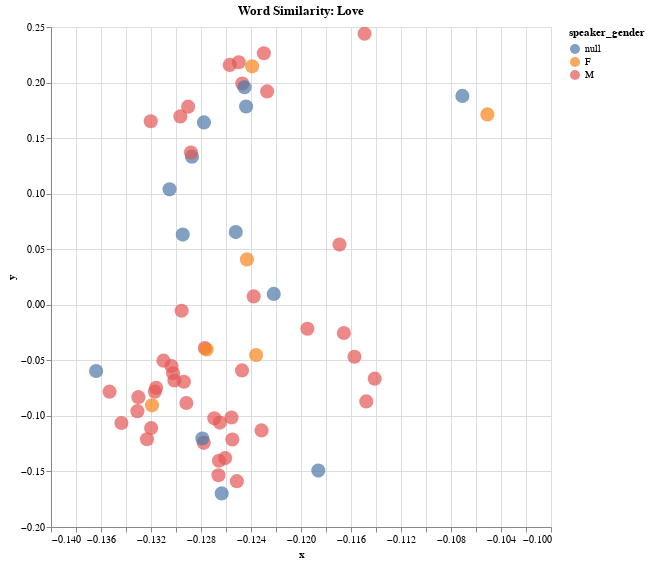

The code cell stored with this chart in its notebook:
### Code cell
alt.Chart(df_2,title="Word Similarity: Love").mark_circle(size=200).encode(
    alt.X('x',
        scale=alt.Scale(zero=False)
    ), y="y", color= 'speaker_gender',
    # If you click a point, take you to the URL link 
    # The categories that show up in the hover tooltip
    tooltip=['title', 'speaker_gender', 'speaker', 'act', 'context']
    ).interactive().properties(
    width=500,
    height=500
)

### Figure 1 — Vega-Lite specification as saved in the notebook (floating-point values rounded to 4 significant figures)
{"config": {"view": {"continuousWidth": 400, "continuousHeight": 300}}, "data": {"name": "data-da98e645b9b92bf70063a1c16557dc41"}, "mark": {"type": "circle", "size": 200}, "encoding": {"color": {"field": "speaker_gender", "type": "nominal"}, "tooltip": [{"field": "title", "type": "nominal"}, {"field": "speaker_gender", "type": "nominal"}, {"field": "speaker", "type": "nominal"}, {"field": "act", "type": "nominal"}, {"field": "context", "type": "nominal"}], "x": {"field": "x", "scale": {"zero": false}, "type": "quantitative"}, "y": {"field": "y", "type": "quantitative"}}, "height": 500, "selection": {"selector012": {"type": "interval", "bind": "scales", "encodings": ["x", "y"]}}, "title": "Word Similarity: Love", "width": 500, "$schema": "https://vega.github.io/schema/vega-lite/v4.17.0.json", "datasets": {"data-da98e645b9b92bf70063a1c16557dc41": [{"x": -0.1331, "y": -0.09572, "context": "tell him from me, as he will win my **love**, he bear himself with honorable action, such as", "tokens": "tell him from me , as he will win my love , he bear himself with honorable action , such as", "title": "The Taming of the Shrew", "speaker_gender": "M", "speaker": "Lord", "act": "induction"}, {"x": -0.1251, "y": -0.1587, "context": "humble wife may show her duty and make known her **love** and then with kind embracements, tempting kisses,", "tokens": "humble wife may show her duty and make known her love and then with kind embrace ##ments , tempting kisses ,", "title": "The Taming of the Shrew", "speaker_gender": "M", "speaker": "Lord", "act": "induction"}, {"x": -0.1287, "y": 0.1333, "context": "studded all with gold and pearl dost thou **love** hawking thou hast hawks will soar above", "tokens": "stud ##ded all with gold and pearl dos ##t thou love hawk ##ing thou has ##t hawks will so ##ar above", "title": null, "speaker_gender": null, "speaker": null, "act": null}, {"x": -0.1295, "y": 0.06314, "context": "fleeter than the roe servingman dost thou **love** pictures we will fetch thee straight adonis painted by", "tokens": "fleet ##er than the roe serving ##man dos ##t thou love pictures we will fetch thee straight ad ##onis painted by", "title": null, "speaker_gender": null, "speaker": null, "act": null}, {"x": -0.1247, "y": -0.05905, "context": "of great italy, and by my father ’ s **love** and leave am armed with his goodwill and thy good", "tokens": "of great italy , and by my father ’ s love and leave am armed with his goodwill and thy good", "title": "The Taming of the Shrew", "speaker_gender": "M", "speaker": "Lucentio", "act": "1"}, {"x": -0.1227, "y": 0.1921, "context": "a husband for the elder if either of you both **love** katherine, because i know you well and **love** you", "tokens": "a husband for the elder if either of you both love katherine , because i know you well and love you", "title": "The Taming of the Shrew", "speaker_gender": "M", "speaker": "Baptista", "act": "1"}, {"x": -0.1247, "y": 0.1991, "context": "both **love** katherine, because i know you well and **love** you well, leave shall you have to court her", "tokens": "both love katherine , because i know you well and love you well , leave shall you have to court her", "title": "The Taming of the Shrew", "speaker_gender": "M", "speaker": "Baptista", "act": "1"}, {"x": -0.1297, "y": 0.1695, "context": "lease thee, good bianca, for i will **love** thee ne ’ er the less, my girl,", "tokens": "##lea ##se thee , good bianca , for i will love thee ne ’ er the less , my girl ,", "title": "The Taming of the Shrew", "speaker_gender": "M", "speaker": "Baptista", "act": "1"}, {"x": -0.133, "y": -0.08313, "context": "good here ’ s none will hold you — their **love** is not so great, hortensio,", "tokens": "good here ’ s none will hold you — their love is not so great , ho ##rte ##ns ##io ,", "title": "The Taming of the Shrew", "speaker_gender": "M", "speaker": "Gremio", "act": "1"}, {"x": -0.1294, "y": -0.06931, "context": "’ s dough on both sides farewell yet for the **love** i bear my sweet bianca, if i can by", "tokens": "’ s dough on both sides farewell yet for the love i bear my sweet bianca , if i can by", "title": "The Taming of the Shrew", "speaker_gender": "M", "speaker": "Gremio", "act": "1"}, {"x": -0.1266, "y": -0.1404, "context": "fair mistress and be happy rivals in bianca ’ s **love** ) to labor and effect one thing specially what ’", "tokens": "fair mistress and be happy rivals in bianca ’ s love ) to labor and effect one thing specially what ’", "title": "The Taming of the Shrew", "speaker_gender": "M", "speaker": "Hortensio", "act": "1"}, {"x": -0.1302, "y": -0.06163, "context": ", sir, tell me, is it possible that **love** should of a sudden take such hold o tranio", "tokens": ", sir , tell me , is it possible that love should of a sudden take such hold o tran ##io", "title": "The Taming of the Shrew", "speaker_gender": "M", "speaker": "Tranio", "act": "1"}, {"x": -0.1301, "y": -0.06812, "context": "i stood looking on, i found the effect of **love**-in-idleness, and now in plain", "tokens": "i stood looking on , i found the effect of love - in - idle ##ness , and now in plain", "title": "The Taming of the Shrew", "speaker_gender": "M", "speaker": "Lucentio", "act": "1"}, {"x": -0.1277, "y": -0.03898, "context": "you now affection is not rated from the heart if **love** have touched you, naught remains but so:", "tokens": "you now affection is not rated from the heart if love have touched you , na ##ught remains but so :", "title": "The Taming of the Shrew", "speaker_gender": "M", "speaker": "Tranio", "act": "1"}, {"x": -0.123, "y": 0.2264, "context": "trance — i pray, awake, sir if you **love** the maid, bend thoughts and wits to achieve her", "tokens": "trance — i pray , awake , sir if you love the maid , bend thoughts and wits to achieve her", "title": "The Taming of the Shrew", "speaker_gender": "M", "speaker": "Tranio", "act": "1"}, {"x": -0.1269, "y": -0.1022, "context": "father rid his hands of her, master, your **love** must live a maid at home, and therefore has", "tokens": "father rid his hands of her , master , your love must live a maid at home , and therefore has", "title": "The Taming of the Shrew", "speaker_gender": "M", "speaker": "Tranio", "act": "1"}, {"x": -0.1245, "y": 0.1958, "context": "to be lucentio, because so well i **love** lucentio tranio, be so, because", "tokens": "to be luce ##nti ##o , because so well i love luce ##nti ##o tran ##io , be so , because", "title": null, "speaker_gender": null, "speaker": null, "act": null}, {"x": -0.1255, "y": -0.1212, "context": "she as foul as was florentius ’ **love**, as old as sibyl, and as", "tokens": "she as foul as was fl ##ore ##nti ##us ’ love , as old as si ##by ##l , and as", "title": "The Taming of the Shrew", "speaker_gender": "M", "speaker": "Petruchio", "act": "2"}, {"x": -0.1278, "y": -0.1243, "context": "more, suitors to her and rivals in my **love**, supposing it a thing impossible, for", "tokens": "more , suit ##ors to her and rivals in my love , su ##pp ##osing it a thing impossible , for", "title": "The Taming of the Shrew", "speaker_gender": "M", "speaker": "Hortensio", "act": "2"}, {"x": -0.1157, "y": -0.04673, "context": "device at least, have leave and leisure to make **love** to her and unsuspected court her by", "tokens": "device at least , have leave and leisure to make love to her and un ##sus ##pe ##cted court her by", "title": "The Taming of the Shrew", "speaker_gender": "M", "speaker": "Hortensio", "act": "2"}, {"x": -0.1266, "y": -0.1534, "context": "grumio, it is the rival of my **love** petruchio, stand by awhile petruchio", "tokens": "gr ##umi ##o , it is the rival of my love pet ##ru ##chio , stand by awhile pet ##ru ##chio", "title": "The Taming of the Shrew", "speaker_gender": "M", "speaker": "Hortensio", "act": "2"}, {"x": -0.1232, "y": -0.113, "context": "ll have them very fairly bound, all books of **love** see that at any hand, and see you read", "tokens": "ll have them very fairly bound , all books of love see that at any hand , and see you read", "title": "The Taming of the Shrew", "speaker_gender": "M", "speaker": "Gremio", "act": "2"}, {"x": -0.1261, "y": -0.138, "context": "o, ’ tis now no time to vent our **love** listen to me, and if you speak me fair", "tokens": "##o , ’ tis now no time to vent our love listen to me , and if you speak me fair", "title": "The Taming of the Shrew", "speaker_gender": "M", "speaker": "Hortensio", "act": "2"}, {"x": -0.1244, "y": 0.1784, "context": "hand, i pray, as lucentio i **love** no chiders, sir biondello, let", "tokens": "hand , i pray , as luce ##nti ##o i love no chi ##ders , sir bio ##nde ##llo , let", "title": null, "speaker_gender": null, "speaker": null, "act": null}, {"x": -0.1141, "y": -0.06651, "context": "’ ll know: that she ’ s the choice **love** of signior gremio that she ’ s", "tokens": "’ ll know : that she ’ s the choice love of sign ##ior gr ##emi ##o that she ’ s", "title": "The Taming of the Shrew", "speaker_gender": "M", "speaker": "Baptista", "act": "2"}, {"x": -0.1236, "y": -0.04524, "context": "dance barefoot on her wedding day and, for your **love** to her, lead apes in hell talk not to", "tokens": "dance barefoot on her wedding day and , for your love to her , lead apes in hell talk not to", "title": "The Taming of the Shrew", "speaker_gender": "F", "speaker": "Katherine", "act": "1"}, {"x": -0.1256, "y": -0.1015, "context": "tell me, if i get your daughter ’ s **love**, what dowry shall i have with her to wife", "tokens": "tell me , if i get your daughter ’ s love , what dowry shall i have with her to wife", "title": "The Taming of the Shrew", "speaker_gender": "M", "speaker": "Petruchio", "act": "1"}, {"x": -0.1344, "y": -0.1064, "context": "special thing is well obtained, that is, her **love**, for that is all in all why, that", "tokens": "special thing is well obtained , that is , her love , for that is all in all why , that", "title": "The Taming of the Shrew", "speaker_gender": "M", "speaker": "Baptista", "act": "1"}, {"x": -0.125, "y": 0.2182, "context": "world, it is a lusty wench i **love** her ten times more than ere i did o", "tokens": "world , it is a lust ##y wen ##ch i love her ten times more than er ##e i did o", "title": "The Taming of the Shrew", "speaker_gender": "M", "speaker": "Petruchio", "act": "1"}, {"x": -0.1186, "y": -0.1492, "context": "that in a twink she won me to her **love** o, you are novices ’ tis a world", "tokens": "that in a twin ##k she won me to her love o , you are novice ##s ’ tis a world", "title": null, "speaker_gender": null, "speaker": null, "act": null}, {"x": -0.1288, "y": 0.1371, "context": ", as lucentio and i am one that **love** bianca more than words can witness or your thoughts can", "tokens": ", as luce ##nti ##o and i am one that love bianca more than words can witness or your thoughts can", "title": "The Taming of the Shrew", "speaker_gender": "M", "speaker": "Tranio", "act": "1"}, {"x": -0.1305, "y": 0.1039, "context": "lucentio youngling, thou canst not **love** so dear as i, as lucentio gray", "tokens": "luce ##nti ##o young ##ling , thou cans ##t not love so dear as i , as luce ##nti ##o gray", "title": null, "speaker_gender": null, "speaker": null, "act": null}, {"x": -0.1364, "y": -0.0596, "context": ", as lucentio graybeard, thy **love** doth freeze, as lucentio but thin", "tokens": ", as luce ##nti ##o gray ##be ##ard , thy love dot ##h freeze , as luce ##nti ##o but thin", "title": null, "speaker_gender": null, "speaker": null, "act": null}, {"x": -0.1263, "y": -0.1698, "context": "daughter greatest dower shall have my bianca ’ s **love** say, signior gremio, what can", "tokens": "daughter greatest dow ##er shall have my bianca ’ s love say , sign ##ior gr ##emi ##o , what can", "title": null, "speaker_gender": null, "speaker": null, "act": null}, {"x": -0.132, "y": -0.1109, "context": "geia tellus, disguised thus to get your **love**, hic steterat, and that luce", "tokens": "##ge ##ia tell ##us , disguised thus to get your love , hi ##c ste ##tera ##t , and that luce", "title": "The Taming of the Shrew", "speaker_gender": "M", "speaker": "Lucentio", "act": "1"}, {"x": -0.1323, "y": -0.1211, "context": "for my life the knave doth court my **love** pedascule, i ’ ll watch you better", "tokens": "for my life the kn ##ave dot ##h court my love pe ##das ##cule , i ’ ll watch you better", "title": "The Taming of the Shrew", "speaker_gender": "M", "speaker": "Hortensio", "act": "1"}, {"x": -0.1148, "y": -0.087, "context": "methinks he looks as though he were in **love** yet if thy thoughts, bianca, be so humble", "tokens": "met ##hin ##ks he looks as though he were in love yet if thy thoughts , bianca , be so humble", "title": "The Taming of the Shrew", "speaker_gender": "M", "speaker": "Hortensio", "act": "1"}, {"x": -0.1169, "y": 0.05414, "context": "and lucentio exit but, sir, to **love** concerneth us to add her father ’ s liking", "tokens": "and luce ##nti ##o exit but , sir , to love concern ##eth us to add her father ’ s liking", "title": "The Taming of the Shrew", "speaker_gender": "M", "speaker": "Tranio", "act": "2"}, {"x": -0.1149, "y": 0.2439, "context": "treat me how you can now, if you **love** me, stay grumio, my horse a", "tokens": "##tre ##at me how you can now , if you love me , stay gr ##umi ##o , my horse a", "title": "The Taming of the Shrew", "speaker_gender": "M", "speaker": "Hortensio", "act": "2"}, {"x": -0.1278, "y": 0.1641, "context": "from the dresser and serve it thus to me that **love** it not there, take it to you, trench", "tokens": "from the dresser and serve it thus to me that love it not there , take it to you , trench", "title": null, "speaker_gender": null, "speaker": null, "act": null}, {"x": -0.1222, "y": 0.009787, "context": "i read that i profess, the art to **love**, as cambio and may you prove, sir", "tokens": "i read that i prof ##ess , the art to love , as cam ##bio and may you prove , sir", "title": null, "speaker_gender": null, "speaker": null, "act": null}, {"x": -0.1353, "y": -0.07818, "context": "litio, as lucentio o despiteful **love**, unconstant womankind i tell thee", "tokens": "lit ##io , as luce ##nti ##o o despite ##ful love , un ##con ##stan ##t woman ##kind i tell thee", "title": "The Taming of the Shrew", "speaker_gender": "M", "speaker": "Tranio", "act": "2"}, {"x": -0.1279, "y": -0.1203, "context": "so contented, forswear bianca and her **love** forever, as lucentio see how they kiss", "tokens": "so content ##ed , for ##sw ##ear bianca and her love forever , as luce ##nti ##o see how they kiss", "title": null, "speaker_gender": null, "speaker": null, "act": null}, {"x": -0.1317, "y": -0.07821, "context": "not their beauteous looks, shall win my **love**, and so i take my leave, in resolution", "tokens": "not their beau ##te ##ous looks , shall win my love , and so i take my leave , in resolution", "title": "The Taming of the Shrew", "speaker_gender": "M", "speaker": "Baptista", "act": "1"}, {"x": -0.131, "y": -0.05028, "context": "i have ta ’ en you napping, gentle **love**, and have forsworn you with horte", "tokens": "i have ta ’ en you nap ##ping , gentle love , and have for ##sw ##orn you with ho ##rte", "title": "The Taming of the Shrew", "speaker_gender": "M", "speaker": "Hortensio", "act": "2"}, {"x": -0.1316, "y": -0.07476, "context": "if he were the right vincentio take in your **love**, and then let me alone lucentio and", "tokens": "if he were the right vincent ##io take in your love , and then let me alone luce ##nti ##o and", "title": "The Taming of the Shrew", "speaker_gender": "M", "speaker": "Tranio", "act": "2"}, {"x": -0.1319, "y": -0.09053, "context": "these wants, he does it under name of perfect **love**, as who should say, if i should sleep", "tokens": "these wants , he does it under name of perfect love , as who should say , if i should sleep", "title": "The Taming of the Shrew", "speaker_gender": "F", "speaker": "Katherine", "act": "3"}, {"x": -0.1071, "y": 0.188, "context": "piece of beef and mustard a dish that i do **love** to feed upon ay, but the mustard is", "tokens": "piece of beef and mustard a dish that i do love to feed upon a ##y , but the mustard is", "title": null, "speaker_gender": null, "speaker": null, "act": null}, {"x": -0.1238, "y": 0.007532, "context": "uck up thy spirits look cheerfully upon me here, **love**, thou seest how diligent i am", "tokens": "##uck up thy spirits look cheerfully upon me here , love , thou sees ##t how dil ##igen ##t i am", "title": "The Taming of the Shrew", "speaker_gender": "M", "speaker": "Petruchio", "act": "3"}, {"x": -0.1166, "y": -0.0254, "context": "nsio prepare to eat and now, my honey **love**, will we return unto thy father ’ s house", "tokens": "##ns ##io prepare to eat and now , my honey love , will we return unto thy father ’ s house", "title": "The Taming of the Shrew", "speaker_gender": "M", "speaker": "Petruchio", "act": "3"}, {"x": -0.1257, "y": 0.2159, "context": "a bauble, a silken pie i **love** thee well in that thou lik ’ st it", "tokens": "a ba ##ub ##le , a silk ##en pie i love thee well in that thou li ##k ’ st it", "title": "The Taming of the Shrew", "speaker_gender": "M", "speaker": "Petruchio", "act": "3"}, {"x": -0.1051, "y": 0.1713, "context": "well in that thou lik ’ st it not **love** me, or **love** me not, i like the", "tokens": "well in that thou li ##k ’ st it not love me , or love me not , i like the", "title": "The Taming of the Shrew", "speaker_gender": "F", "speaker": "Katherine", "act": "3"}, {"x": -0.1239, "y": 0.2146, "context": "lik ’ st it not **love** me, or **love** me not, i like the cap, and it", "tokens": "li ##k ’ st it not love me , or love me not , i like the cap , and it", "title": "The Taming of the Shrew", "speaker_gender": "F", "speaker": "Katherine", "act": "3"}, {"x": -0.1292, "y": -0.0884, "context": "o made me acquainted with a weighty cause of **love** between your daughter and himself and, for the good", "tokens": "##o made me acquainted with a weight ##y cause of love between your daughter and himself and , for the good", "title": "The Taming of the Shrew", "speaker_gender": "M", "speaker": "Merchant", "act": "4"}, {"x": -0.1304, "y": -0.05515, "context": "good report i hear of you, and for the **love** he beareth to your daughter and she to him", "tokens": "good report i hear of you , and for the love he bear ##eth to your daughter and she to him", "title": "The Taming of the Shrew", "speaker_gender": "M", "speaker": "Merchant", "act": "4"}, {"x": -0.132, "y": 0.1651, "context": "it is your son lucentio here doth **love** my daughter, and she loveth him, or", "tokens": "it is your son luce ##nti ##o here dot ##h love my daughter , and she love ##th him , or", "title": "The Taming of the Shrew", "speaker_gender": "M", "speaker": "Baptista", "act": "4"}, {"x": -0.129, "y": 0.1783, "context": "o here doth **love** my daughter, and she loveth him, or both dissemble deeply their", "tokens": "##o here dot ##h love my daughter , and she love ##th him , or both di ##sse ##mble deeply their", "title": "The Taming of the Shrew", "speaker_gender": "M", "speaker": "Baptista", "act": "4"}, {"x": -0.1195, "y": -0.02162, "context": "cambio cambio is changed into lucentio **love** wrought these miracles bianca ’ s **love** made me exchange", "tokens": "cam ##bio cam ##bio is changed into luce ##nti ##o love wrought these miracles bianca ’ s love made me exchange", "title": "The Taming of the Shrew", "speaker_gender": "M", "speaker": "Lucentio", "act": "1"}, {"x": -0.1265, "y": -0.1061, "context": "lucentio **love** wrought these miracles bianca ’ s **love** made me exchange my state with tranio, while", "tokens": "luce ##nti ##o love wrought these miracles bianca ’ s love made me exchange my state with tran ##io , while", "title": "The Taming of the Shrew", "speaker_gender": "M", "speaker": "Lucentio", "act": "1"}, {"x": -0.1243, "y": 0.04081, "context": "thee a kiss she kisses him now pray thee, **love**, stay she kisses him is not this well come", "tokens": "thee a kiss she kisses him now pray thee , love , stay she kisses him is not this well come", "title": "The Taming of the Shrew", "speaker_gender": "F", "speaker": "Katherine", "act": "1"}, {"x": -0.1295, "y": -0.005351, "context": "bodes marry, peace it bodes, and **love**, and quiet life, an awful rule, and", "tokens": "bo ##des marry , peace it bo ##des , and love , and quiet life , an awful rule , and", "title": "The Taming of the Shrew", "speaker_gender": "M", "speaker": "Petruchio", "act": "2"}, {"x": -0.1275, "y": -0.04026, "context": "and craves no other tribute at thy hands but **love**, fair looks, and true obedience — too little", "tokens": "and cr ##aves no other tribute at thy hands but love , fair looks , and true obedience — too little", "title": "The Taming of the Shrew", "speaker_gender": "F", "speaker": "Katherine", "act": "2"}, {"x": -0.1252, "y": 0.06541, "context": ", and sway when they are bound to serve, **love**, and obey why are our bodies soft and weak", "tokens": ", and sway when they are bound to serve , love , and obey why are our bodies soft and weak", "title": null, "speaker_gender": null, "speaker": null, "act": null}]}}
